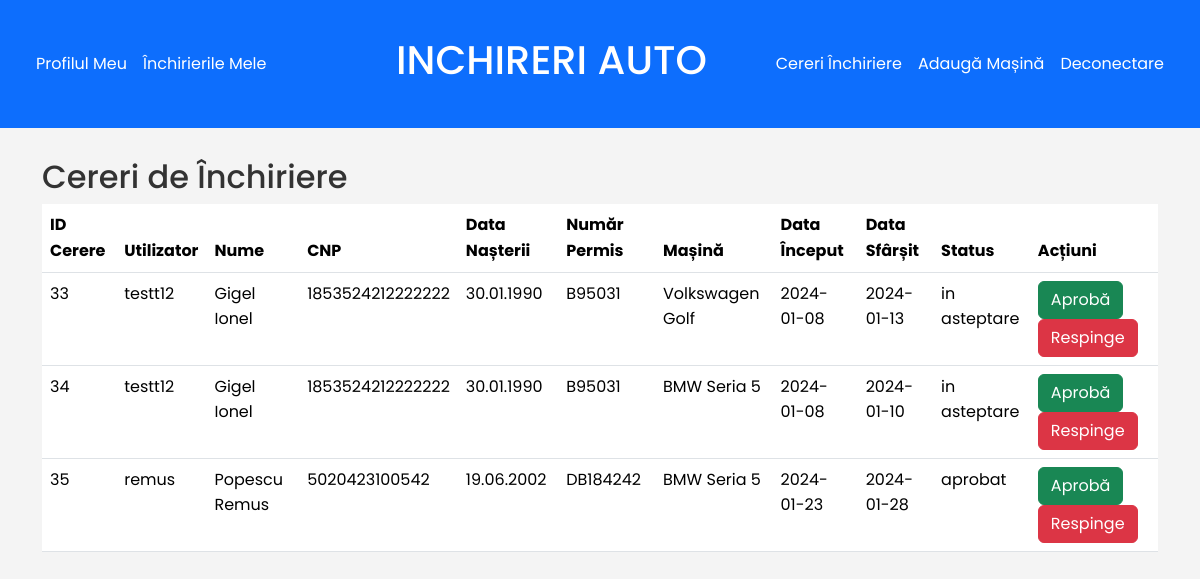
The app's page /cereri_inchiriere.php (signed in) with its own data.
### tables this page shows
CREATE TABLE `cereriinchiriere` (
  `id` int(11) NOT NULL,
  `id_utilizator` int(11) DEFAULT NULL,
  `id_masina` int(11) DEFAULT NULL,
  `data_inceput` date NOT NULL,
  `data_sfarsit` date NOT NULL,
  `status` varchar(60) NOT NULL,
  `cost_total` decimal(10,2) DEFAULT NULL
);

CREATE TABLE `utilizatori` (
  `id` int(11) NOT NULL,
  `username` varchar(60) NOT NULL,
  `parola` varchar(60) NOT NULL,
  `este_admin` tinyint(4) DEFAULT 0,
  `nume` varchar(60) DEFAULT NULL,
  `prenume` varchar(60) DEFAULT NULL,
  `cnp` varchar(60) DEFAULT NULL,
  `data_nasterii` date DEFAULT NULL,
  `numar_permis` varchar(60) DEFAULT NULL
);

CREATE TABLE `masini` (
  `id` int(11) NOT NULL,
  `marca` varchar(60) NOT NULL,
  `model` varchar(60) NOT NULL,
  `an` int(11) NOT NULL,
  `pret_inchiriere` decimal(10,2) NOT NULL,
  `clasa_id` int(11) DEFAULT NULL,
  `motorizare` varchar(60) DEFAULT NULL,
  `consum` decimal(5,2) DEFAULT NULL,
  `transmisie` varchar(60) NOT NULL
);

### cereri_inchiriere.php (the view, shortened to what this page needs)
<?php
include 'configurare_bd.php';
$sql = "SELECT CereriInchiriere.id, Utilizatori.username, Utilizatori.nume, Utilizatori.prenume, Utilizatori.cnp, Utilizatori.data_nasterii, Utilizatori.numar_permis, Masini.marca, Masini.model, CereriInchiriere.data_inceput, CereriInchiriere.data_sfarsit, CereriInchiriere.status FROM CereriInchiriere JOIN Utilizatori ON CereriInchiriere.id_utilizator = Utilizatori.id JOIN Masini ON CereriInchiriere.id_masina = Masini.id";
$result = $conn->query($sql);
?>
<!DOCTYPE html>
<html lang="ro">
<head>
    <link href="css/bootstrap.min.css" rel="stylesheet">
    <link href="css/style.css" rel="stylesheet">
</head>
<body>
    <?php include 'navbar.php'; ?>
    <div class="container mt-4">
        <h2>Cereri de Închiriere</h2>
        <table class="table">
            <thead>
                <tr>
                    <th>ID Cerere</th>
                    <th>Utilizator</th>
                    <th>Nume</th>
                    <th>CNP</th>
                    <th>Data Nașterii</th>
                    <th>Număr Permis</th>
                    <th>Mașină</th>
                    <th>Data Început</th>
                    <th>Data Sfârșit</th>
                    <th>Status</th>
                    <th>Acțiuni</th>
                </tr>
            </thead>
            <tbody>
                <?php while($row = $result->fetch_assoc()):
                    $dataNasteriiFormatata = (new DateTime($row['data_nasterii']))->format('d.m.Y');
                ?>
                <tr>
                    <td><?php echo $row['id']; ?></td>
                    <td><?php echo $row['username']; ?></td>
                    <td><?php echo $row['nume'] . " " . $row['prenume']; ?></td>
                    <td><?php echo $row['cnp']; ?></td>
                    <td><?php echo $dataNasteriiFormatata; ?></td>
                    <td><?php echo $row['numar_permis']; ?></td>
                    <td><?php echo $row['marca'] . " " . $row['model']; ?></td>
                    <td><?php echo $row['data_inceput']; ?></td>
                    <td><?php echo $row['data_sfarsit']; ?></td>
                    <td><?php echo $row['status']; ?></td>
                    <td>
                        <a href="actualizeaza_status.php?id=<?php echo $row['id']; ?>&status=aprobat" class="btn btn-success">Aprobă</a>
                        <a href="actualizeaza_status.php?id=<?php echo $row['id']; ?>&status=respins" class="btn btn-danger">Respinge</a>
                    </td>
                </tr>
                <?php endwhile; ?>
            </tbody>
        </table>
    </div>
</body>
</html>

### css/style.css (style rules this page uses)
body { font-family: 'Poppins', sans-serif; background-color: #f4f4f4; color: #333; line-height: 1.6; }
.container { margin-top: 30px; }

### records on screen
cereriinchiriere: id "33", id_utilizator.username "testt12", id_utilizator.nume "Gigel", id_utilizator.prenume "Ionel", id_utilizator.cnp "1853524212222222", id_utilizator.data_nasterii "30.01.1990", id_utilizator.numar_permis "B95031", id_masina.marca "Volkswagen", id_masina.model "Golf", data_inceput "2024-01-08", data_sfarsit "2024-01-13", status "in asteptare"
cereriinchiriere: id "34", id_utilizator.username "testt12", id_utilizator.nume "Gigel", id_utilizator.prenume "Ionel", id_utilizator.cnp "1853524212222222", id_utilizator.data_nasterii "30.01.1990", id_utilizator.numar_permis "B95031", id_masina.marca "BMW", id_masina.model "Seria 5", data_inceput "2024-01-08", data_sfarsit "2024-01-10", status "in asteptare"
cereriinchiriere: id "35", id_utilizator.username "remus", id_utilizator.nume "Popescu", id_utilizator.prenume "Remus", id_utilizator.cnp "5020423100542", id_utilizator.data_nasterii "19.06.2002", id_utilizator.numar_permis "DB184242", id_masina.marca "BMW", id_masina.model "Seria 5", data_inceput "2024-01-23", data_sfarsit "2024-01-28", status "aprobat"
